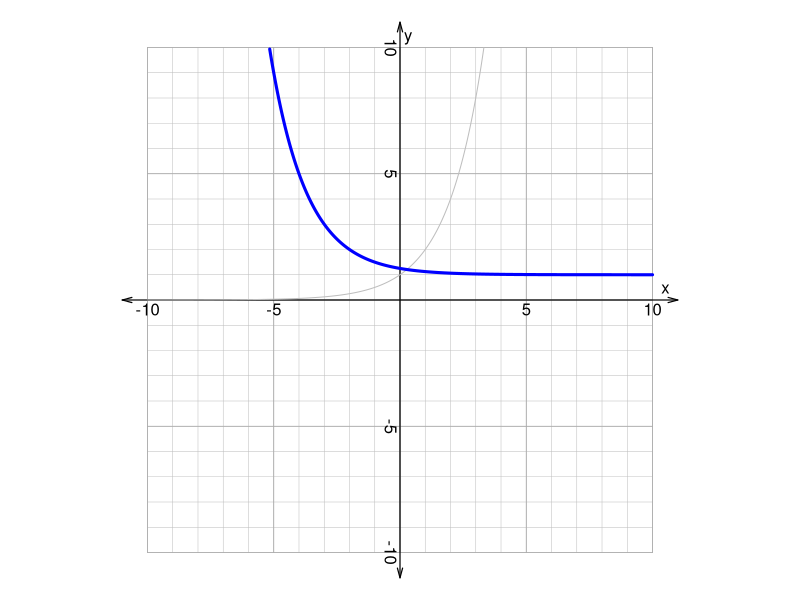
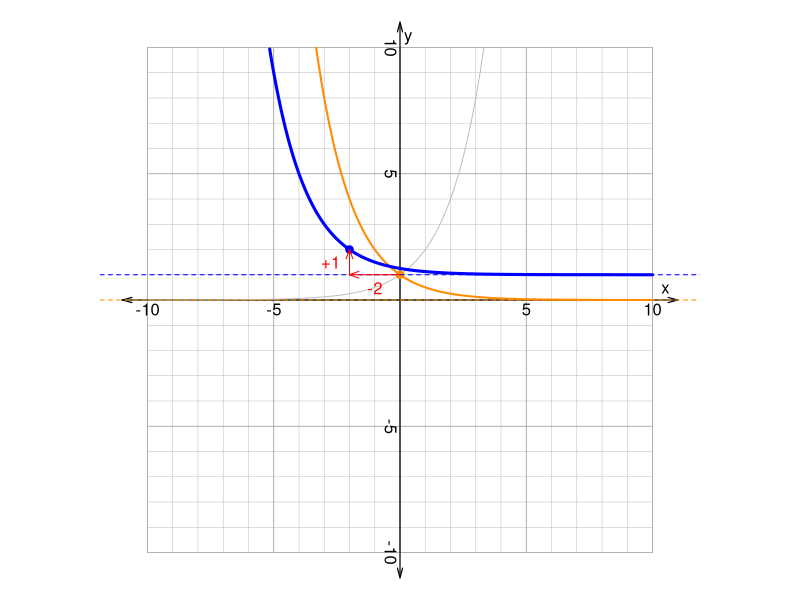

Generate these figures, in order, with R:
## ---- chunk 1
options(scipen=999)

pn = function(coeffs,pows){
    pows = pows[coeffs!=0]
    coeffs = coeffs[coeffs!=0]
    ex1 = paste0("{",coeffs,"}x^{",pows,"}",collapse="+")
    ex1 = gsub("+{-","-{",ex1,fixed=T)
    ex1 = gsub("{1}x^{0}","1",ex1,fixed=T)
    ex1 = gsub("{-1}x^{0}","-1",ex1,fixed=T)
    ex1 = gsub("{1}x","x",ex1,fixed=T)
    ex1 = gsub("{-1}x","-x",ex1,fixed=T)
    ex1 = gsub("x^{0}","",ex1,fixed=T)
    ex1 = gsub("x^{1}","x",ex1,fixed=T)
    ex1 = gsub("+-","-",ex1,fixed=T)
    ex1 = gsub("{","",ex1,fixed=T)
    ex1 = gsub("}","",ex1,fixed=T)
    if(ex1 == ""){
        ex1 = "0"
    }
    return(ex1)
}

while(T){
    m = sample(c(-1,1),1)
    p = sample(c(-1,1),1)
    h = sample(1:5,1)*sample(c(-1,1),1)
    k = sample(1:5,1)*sample(c(-1,1),1)
    if(m<0 || p<0){break}
}
ach1 = c(-1,1)
ach2 = -5:5
al1 = paste0("* ",c(-1,1),collapse="\n")
al2 = paste0("* ",ach2,collapse="\n")

sol1 = paste0(1*(m==ach1),collapse="")
sol2 = paste0(1*(p==ach1),collapse="")
sol3 = paste0(1*(h==ach2),collapse="")
sol4 = paste0(1*(k==ach2),collapse="")

if(m>0 && p>0){
    ref = "There are no reflections, so $m=1$ and $p=1$."
    eq = paste0("y=2^{x+",-h,"}+",k)
}
if(m<0 && p>0){
    ref = "There is a vertical reflection only, so $m=-1$ and $p=1$."
    eq = paste0("y=-2^{x+",-h,"}+",k)
}
if(m>0 && p<0){
    ref = "There is a horizontal reflection only, so $m=1$ and $p=-1$."
    eq = paste0("y=2^{-(x+",-h,")}+",k)
}
if(m<0 && p<0){
    ref = "There are both vertical and horizontal reflections, so $m=-1$ and $p=-1$."
    eq = paste0("y=-2^{-(x+",-h,")}+",k)
}
eq = gsub("+-","-",eq,fixed=T)

## ---- chunk 2
par(mar=c(0,0,0,0),pty="s")
plot(0,0,"n",xlim=c(-11,11),ylim=c(-11,11),axes=F,ann=F)

for(i in -10:10){
    lines(c(-10,10),c(i,i),col="grey",lwd=0.5)
    lines(c(i,i),c(-10,10),col="grey",lwd=0.5)
}
for(i in seq(-10,10,5)){
    lines(c(-10,10),c(i,i),col="darkgrey",lwd=0.8)
    lines(c(i,i),c(-10,10),col="darkgrey",lwd=0.8)
}
for(i in c(-10,-5,5,10)){
    text(i,0,i,adj=c(0.5,1.2))
    text(0,i,i,adj=c(0.5,1.2),srt=-90)
}
text(10.5,0,"x",adj=c(0.5,-0.5))
text(0,10.5,"y",adj=c(-0.5,0.5))

arrows(-11,0,11,0,0.1,15,3,lwd=1.2)
arrows(0,-11,0,11,0.1,15,3,lwd=1.2)

x = seq(-10,10,0.01)
y = 2^x
x = x[abs(y)<=10]
y = y[abs(y)<=10]

lines(x,y,col="grey",lwd=1)

x = seq(-10,10,0.01)
y = m*2^(1/p*(x-h))+k
x = x[abs(y)<=10]
y = y[abs(y)<=10]

lines(x,y,col="blue",lwd=3)

## ---- chunk 3
par(mar=c(0,0,0,0),pty="s")
plot(0,0,"n",xlim=c(-11,11),ylim=c(-11,11),axes=F,ann=F)

for(i in -10:10){
    lines(c(-10,10),c(i,i),col="grey",lwd=0.5)
    lines(c(i,i),c(-10,10),col="grey",lwd=0.5)
}
for(i in seq(-10,10,5)){
    lines(c(-10,10),c(i,i),col="darkgrey",lwd=0.8)
    lines(c(i,i),c(-10,10),col="darkgrey",lwd=0.8)
}
for(i in c(-10,-5,5,10)){
    text(i,0,i,adj=c(0.5,1.2))
    text(0,i,i,adj=c(0.5,1.2),srt=-90)
}
text(10.5,0,"x",adj=c(0.5,-0.5))
text(0,10.5,"y",adj=c(-0.5,0.5))

arrows(-11,0,11,0,0.1,15,3,lwd=1.2)
arrows(0,-11,0,11,0.1,15,3,lwd=1.2)

x = seq(-10,10,0.01)
y = 2^x
x = x[abs(y)<=10]
y = y[abs(y)<=10]

lines(x,y,col="grey",lwd=1)

x = seq(-10,10,0.01)
y = m*2^(1/p*(x))
x = x[abs(y)<=10]
y = y[abs(y)<=10]

abline(h=0,lty=2,col="darkorange")
lines(x,y,col="darkorange",lwd=2)
points(0,m,pch=19,col="darkorange")

x = seq(-10,10,0.01)
y = m*2^(1/p*(x-h))+k
x = x[abs(y)<=10]
y = y[abs(y)<=10]

abline(h=k,lty=2,col="blue")
lines(x,y,col="blue",lwd=3)
points(h,k+m,pch=19,col="blue")

arrows(0,m,h,m,0.1,20,col="red")
datex = gsub("+-","-",paste0("+",h,collapse=""),fixed=T)
text(h/2,m,datex,col="red",adj=c(0.5,0.5+sign(k)))
arrows(h,m,h,m+k,0.1,20,col="red")
datex = gsub("+-","-",paste0("+",k,collapse=""),fixed=T)
text(h,m+k/2,datex,col="red",adj=c(0.5-sign(h),0.5))


